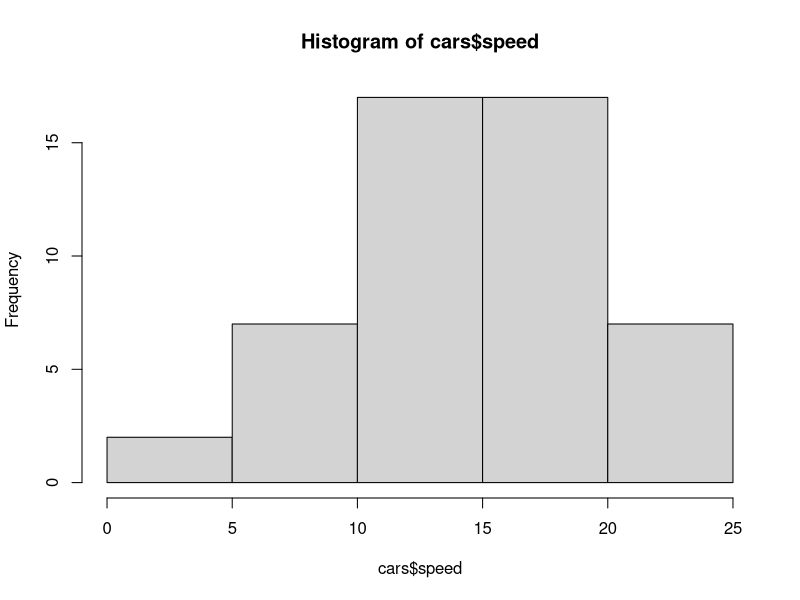

Source code (R):
## ---- chunk 1
data(cars)
## ---- chunk 2
hist(cars$speed)
